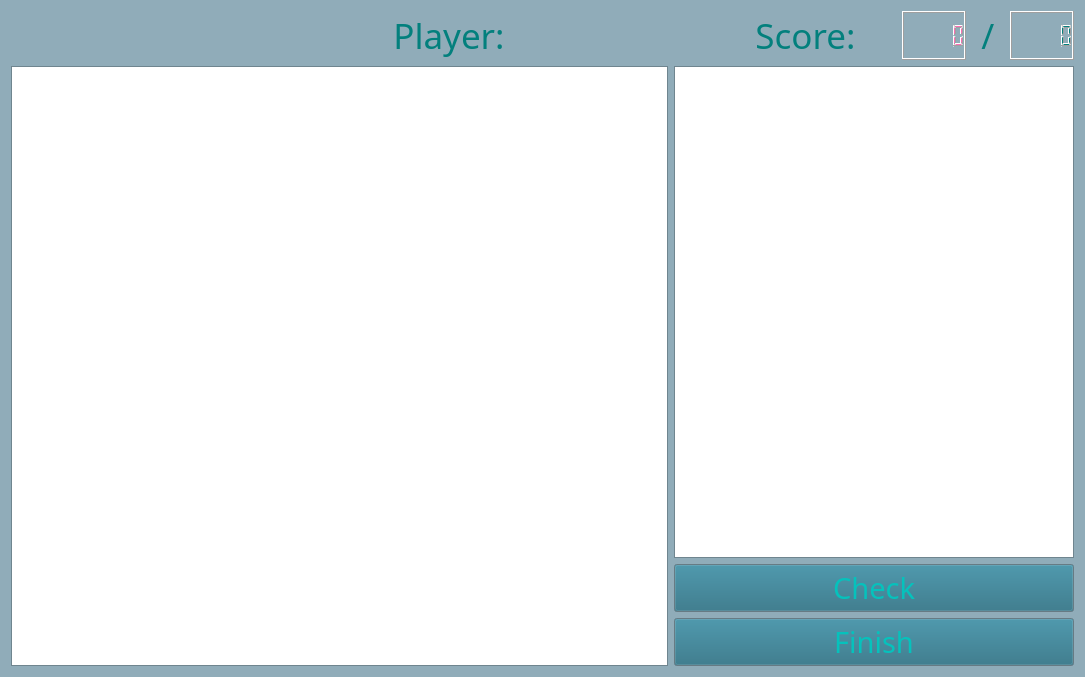
<?xml version="1.0" encoding="UTF-8"?>
<ui version="4.0">
 <class>gameWindow</class>
 <widget class="QWidget" name="gameWindow">
  <property name="geometry">
   <rect>
    <x>0</x>
    <y>0</y>
    <width>1085</width>
    <height>677</height>
   </rect>
  </property>
  <property name="palette">
   <palette>
    <active>
     <colorrole role="Base">
      <brush brushstyle="SolidPattern">
       <color alpha="255">
        <red>255</red>
        <green>255</green>
        <blue>255</blue>
       </color>
      </brush>
     </colorrole>
     <colorrole role="Window">
      <brush brushstyle="SolidPattern">
       <color alpha="255">
        <red>144</red>
        <green>172</green>
        <blue>185</blue>
       </color>
      </brush>
     </colorrole>
    </active>
    <inactive>
     <colorrole role="Base">
      <brush brushstyle="SolidPattern">
       <color alpha="255">
        <red>255</red>
        <green>255</green>
        <blue>255</blue>
       </color>
      </brush>
     </colorrole>
     <colorrole role="Window">
      <brush brushstyle="SolidPattern">
       <color alpha="255">
        <red>144</red>
        <green>172</green>
        <blue>185</blue>
       </color>
      </brush>
     </colorrole>
    </inactive>
    <disabled>
     <colorrole role="Base">
      <brush brushstyle="SolidPattern">
       <color alpha="255">
        <red>144</red>
        <green>172</green>
        <blue>185</blue>
       </color>
      </brush>
     </colorrole>
     <colorrole role="Window">
      <brush brushstyle="SolidPattern">
       <color alpha="255">
        <red>144</red>
        <green>172</green>
        <blue>185</blue>
       </color>
      </brush>
     </colorrole>
    </disabled>
   </palette>
  </property>
  <property name="windowTitle">
   <string>crossword</string>
  </property>
  <layout class="QGridLayout" name="gridLayout">
   <item row="0" column="0">
    <layout class="QVBoxLayout" name="verticalLayout_4">
     <item>
      <layout class="QHBoxLayout" name="horizontalLayout_4">
       <item>
        <widget class="QLabel" name="crosswordNameLbl">
         <property name="palette">
          <palette>
           <active>
            <colorrole role="WindowText">
             <brush brushstyle="SolidPattern">
              <color alpha="255">
               <red>251</red>
               <green>110</green>
               <blue>181</blue>
              </color>
             </brush>
            </colorrole>
            <colorrole role="Base">
             <brush brushstyle="SolidPattern">
              <color alpha="255">
               <red>255</red>
               <green>255</green>
               <blue>255</blue>
              </color>
             </brush>
            </colorrole>
            <colorrole role="Window">
             <brush brushstyle="SolidPattern">
              <color alpha="255">
               <red>144</red>
               <green>172</green>
               <blue>185</blue>
              </color>
             </brush>
            </colorrole>
           </active>
           <inactive>
            <colorrole role="WindowText">
             <brush brushstyle="SolidPattern">
              <color alpha="255">
               <red>251</red>
               <green>110</green>
               <blue>181</blue>
              </color>
             </brush>
            </colorrole>
            <colorrole role="Base">
             <brush brushstyle="SolidPattern">
              <color alpha="255">
               <red>255</red>
               <green>255</green>
               <blue>255</blue>
              </color>
             </brush>
            </colorrole>
            <colorrole role="Window">
             <brush brushstyle="SolidPattern">
              <color alpha="255">
               <red>144</red>
               <green>172</green>
               <blue>185</blue>
              </color>
             </brush>
            </colorrole>
           </inactive>
           <disabled>
            <colorrole role="WindowText">
             <brush brushstyle="SolidPattern">
              <color alpha="255">
               <red>120</red>
               <green>120</green>
               <blue>120</blue>
              </color>
             </brush>
            </colorrole>
            <colorrole role="Base">
             <brush brushstyle="SolidPattern">
              <color alpha="255">
               <red>144</red>
               <green>172</green>
               <blue>185</blue>
              </color>
             </brush>
            </colorrole>
            <colorrole role="Window">
             <brush brushstyle="SolidPattern">
              <color alpha="255">
               <red>144</red>
               <green>172</green>
               <blue>185</blue>
              </color>
             </brush>
            </colorrole>
           </disabled>
          </palette>
         </property>
         <property name="font">
          <font>
           <family>Cooper Black</family>
           <pointsize>26</pointsize>
          </font>
         </property>
         <property name="text">
          <string/>
         </property>
         <property name="alignment">
          <set>Qt::AlignCenter</set>
         </property>
        </widget>
       </item>
       <item>
        <layout class="QHBoxLayout" name="horizontalLayout_3">
         <item>
          <widget class="QLabel" name="playerTxtLbl">
           <property name="palette">
            <palette>
             <active>
              <colorrole role="WindowText">
               <brush brushstyle="SolidPattern">
                <color alpha="255">
                 <red>3</red>
                 <green>128</green>
                 <blue>125</blue>
                </color>
               </brush>
              </colorrole>
              <colorrole role="Base">
               <brush brushstyle="SolidPattern">
                <color alpha="255">
                 <red>255</red>
                 <green>255</green>
                 <blue>255</blue>
                </color>
               </brush>
              </colorrole>
              <colorrole role="Window">
               <brush brushstyle="SolidPattern">
                <color alpha="255">
                 <red>144</red>
                 <green>172</green>
                 <blue>185</blue>
                </color>
               </brush>
              </colorrole>
             </active>
             <inactive>
              <colorrole role="WindowText">
               <brush brushstyle="SolidPattern">
                <color alpha="255">
                 <red>3</red>
                 <green>128</green>
                 <blue>125</blue>
                </color>
               </brush>
              </colorrole>
              <colorrole role="Base">
               <brush brushstyle="SolidPattern">
                <color alpha="255">
                 <red>255</red>
                 <green>255</green>
                 <blue>255</blue>
                </color>
               </brush>
              </colorrole>
              <colorrole role="Window">
               <brush brushstyle="SolidPattern">
                <color alpha="255">
                 <red>144</red>
                 <green>172</green>
                 <blue>185</blue>
                </color>
               </brush>
              </colorrole>
             </inactive>
             <disabled>
              <colorrole role="WindowText">
               <brush brushstyle="SolidPattern">
                <color alpha="255">
                 <red>120</red>
                 <green>120</green>
                 <blue>120</blue>
                </color>
               </brush>
              </colorrole>
              <colorrole role="Base">
               <brush brushstyle="SolidPattern">
                <color alpha="255">
                 <red>144</red>
                 <green>172</green>
                 <blue>185</blue>
                </color>
               </brush>
              </colorrole>
              <colorrole role="Window">
               <brush brushstyle="SolidPattern">
                <color alpha="255">
                 <red>144</red>
                 <green>172</green>
                 <blue>185</blue>
                </color>
               </brush>
              </colorrole>
             </disabled>
            </palette>
           </property>
           <property name="font">
            <font>
             <family>Cooper Black</family>
             <pointsize>26</pointsize>
            </font>
           </property>
           <property name="text">
            <string>Player: </string>
           </property>
           <property name="alignment">
            <set>Qt::AlignCenter</set>
           </property>
          </widget>
         </item>
         <item>
          <widget class="QLabel" name="playerNameLbl">
           <property name="palette">
            <palette>
             <active>
              <colorrole role="WindowText">
               <brush brushstyle="SolidPattern">
                <color alpha="255">
                 <red>251</red>
                 <green>110</green>
                 <blue>181</blue>
                </color>
               </brush>
              </colorrole>
              <colorrole role="Base">
               <brush brushstyle="SolidPattern">
                <color alpha="255">
                 <red>255</red>
                 <green>255</green>
                 <blue>255</blue>
                </color>
               </brush>
              </colorrole>
              <colorrole role="Window">
               <brush brushstyle="SolidPattern">
                <color alpha="255">
                 <red>144</red>
                 <green>172</green>
                 <blue>185</blue>
                </color>
               </brush>
              </colorrole>
             </active>
             <inactive>
              <colorrole role="WindowText">
               <brush brushstyle="SolidPattern">
                <color alpha="255">
                 <red>251</red>
                 <green>110</green>
                 <blue>181</blue>
                </color>
               </brush>
              </colorrole>
              <colorrole role="Base">
               <brush brushstyle="SolidPattern">
                <color alpha="255">
                 <red>255</red>
                 <green>255</green>
                 <blue>255</blue>
                </color>
               </brush>
              </colorrole>
              <colorrole role="Window">
               <brush brushstyle="SolidPattern">
                <color alpha="255">
                 <red>144</red>
                 <green>172</green>
                 <blue>185</blue>
                </color>
               </brush>
              </colorrole>
             </inactive>
             <disabled>
              <colorrole role="WindowText">
               <brush brushstyle="SolidPattern">
                <color alpha="255">
                 <red>120</red>
                 <green>120</green>
                 <blue>120</blue>
                </color>
               </brush>
              </colorrole>
              <colorrole role="Base">
               <brush brushstyle="SolidPattern">
                <color alpha="255">
                 <red>144</red>
                 <green>172</green>
                 <blue>185</blue>
                </color>
               </brush>
              </colorrole>
              <colorrole role="Window">
               <brush brushstyle="SolidPattern">
                <color alpha="255">
                 <red>144</red>
                 <green>172</green>
                 <blue>185</blue>
                </color>
               </brush>
              </colorrole>
             </disabled>
            </palette>
           </property>
           <property name="font">
            <font>
             <family>Cooper Black</family>
             <pointsize>26</pointsize>
            </font>
           </property>
           <property name="text">
            <string/>
           </property>
           <property name="alignment">
            <set>Qt::AlignCenter</set>
           </property>
          </widget>
         </item>
        </layout>
       </item>
       <item>
        <layout class="QHBoxLayout" name="horizontalLayout_2">
         <item>
          <widget class="QLabel" name="scoreTxtLbl">
           <property name="palette">
            <palette>
             <active>
              <colorrole role="WindowText">
               <brush brushstyle="SolidPattern">
                <color alpha="255">
                 <red>3</red>
                 <green>128</green>
                 <blue>125</blue>
                </color>
               </brush>
              </colorrole>
              <colorrole role="Base">
               <brush brushstyle="SolidPattern">
                <color alpha="255">
                 <red>255</red>
                 <green>255</green>
                 <blue>255</blue>
                </color>
               </brush>
              </colorrole>
              <colorrole role="Window">
               <brush brushstyle="SolidPattern">
                <color alpha="255">
                 <red>144</red>
                 <green>172</green>
                 <blue>185</blue>
                </color>
               </brush>
              </colorrole>
             </active>
             <inactive>
              <colorrole role="WindowText">
               <brush brushstyle="SolidPattern">
                <color alpha="255">
                 <red>3</red>
                 <green>128</green>
                 <blue>125</blue>
                </color>
               </brush>
              </colorrole>
              <colorrole role="Base">
               <brush brushstyle="SolidPattern">
                <color alpha="255">
                 <red>255</red>
                 <green>255</green>
                 <blue>255</blue>
                </color>
               </brush>
              </colorrole>
              <colorrole role="Window">
               <brush brushstyle="SolidPattern">
                <color alpha="255">
                 <red>144</red>
                 <green>172</green>
                 <blue>185</blue>
                </color>
               </brush>
              </colorrole>
             </inactive>
             <disabled>
              <colorrole role="WindowText">
               <brush brushstyle="SolidPattern">
                <color alpha="255">
                 <red>120</red>
                 <green>120</green>
                 <blue>120</blue>
                </color>
               </brush>
              </colorrole>
              <colorrole role="Base">
               <brush brushstyle="SolidPattern">
                <color alpha="255">
                 <red>144</red>
                 <green>172</green>
                 <blue>185</blue>
                </color>
               </brush>
              </colorrole>
              <colorrole role="Window">
               <brush brushstyle="SolidPattern">
                <color alpha="255">
                 <red>144</red>
                 <green>172</green>
                 <blue>185</blue>
                </color>
               </brush>
              </colorrole>
             </disabled>
            </palette>
           </property>
           <property name="font">
            <font>
             <family>Cooper Black</family>
             <pointsize>26</pointsize>
            </font>
           </property>
           <property name="text">
            <string>Score: </string>
           </property>
           <property name="alignment">
            <set>Qt::AlignCenter</set>
           </property>
          </widget>
         </item>
         <item>
          <layout class="QHBoxLayout" name="horizontalLayout">
           <item>
            <widget class="QLCDNumber" name="lcdNumber">
             <property name="palette">
              <palette>
               <active>
                <colorrole role="WindowText">
                 <brush brushstyle="SolidPattern">
                  <color alpha="255">
                   <red>251</red>
                   <green>110</green>
                   <blue>181</blue>
                  </color>
                 </brush>
                </colorrole>
                <colorrole role="Base">
                 <brush brushstyle="SolidPattern">
                  <color alpha="255">
                   <red>255</red>
                   <green>255</green>
                   <blue>255</blue>
                  </color>
                 </brush>
                </colorrole>
                <colorrole role="Window">
                 <brush brushstyle="SolidPattern">
                  <color alpha="255">
                   <red>3</red>
                   <green>128</green>
                   <blue>125</blue>
                  </color>
                 </brush>
                </colorrole>
               </active>
               <inactive>
                <colorrole role="WindowText">
                 <brush brushstyle="SolidPattern">
                  <color alpha="255">
                   <red>251</red>
                   <green>110</green>
                   <blue>181</blue>
                  </color>
                 </brush>
                </colorrole>
                <colorrole role="Base">
                 <brush brushstyle="SolidPattern">
                  <color alpha="255">
                   <red>255</red>
                   <green>255</green>
                   <blue>255</blue>
                  </color>
                 </brush>
                </colorrole>
                <colorrole role="Window">
                 <brush brushstyle="SolidPattern">
                  <color alpha="255">
                   <red>3</red>
                   <green>128</green>
                   <blue>125</blue>
                  </color>
                 </brush>
                </colorrole>
               </inactive>
               <disabled>
                <colorrole role="WindowText">
                 <brush brushstyle="SolidPattern">
                  <color alpha="255">
                   <red>120</red>
                   <green>120</green>
                   <blue>120</blue>
                  </color>
                 </brush>
                </colorrole>
                <colorrole role="Base">
                 <brush brushstyle="SolidPattern">
                  <color alpha="255">
                   <red>3</red>
                   <green>128</green>
                   <blue>125</blue>
                  </color>
                 </brush>
                </colorrole>
                <colorrole role="Window">
                 <brush brushstyle="SolidPattern">
                  <color alpha="255">
                   <red>3</red>
                   <green>128</green>
                   <blue>125</blue>
                  </color>
                 </brush>
                </colorrole>
               </disabled>
              </palette>
             </property>
            </widget>
           </item>
           <item>
            <widget class="QLabel" name="dashTxtLbl">
             <property name="palette">
              <palette>
               <active>
                <colorrole role="WindowText">
                 <brush brushstyle="SolidPattern">
                  <color alpha="255">
                   <red>3</red>
                   <green>128</green>
                   <blue>125</blue>
                  </color>
                 </brush>
                </colorrole>
                <colorrole role="Base">
                 <brush brushstyle="SolidPattern">
                  <color alpha="255">
                   <red>255</red>
                   <green>255</green>
                   <blue>255</blue>
                  </color>
                 </brush>
                </colorrole>
                <colorrole role="Window">
                 <brush brushstyle="SolidPattern">
                  <color alpha="255">
                   <red>144</red>
                   <green>172</green>
                   <blue>185</blue>
                  </color>
                 </brush>
                </colorrole>
               </active>
               <inactive>
                <colorrole role="WindowText">
                 <brush brushstyle="SolidPattern">
                  <color alpha="255">
                   <red>3</red>
                   <green>128</green>
                   <blue>125</blue>
                  </color>
                 </brush>
                </colorrole>
                <colorrole role="Base">
                 <brush brushstyle="SolidPattern">
                  <color alpha="255">
                   <red>255</red>
                   <green>255</green>
                   <blue>255</blue>
                  </color>
                 </brush>
                </colorrole>
                <colorrole role="Window">
                 <brush brushstyle="SolidPattern">
                  <color alpha="255">
                   <red>144</red>
                   <green>172</green>
                   <blue>185</blue>
                  </color>
                 </brush>
                </colorrole>
               </inactive>
               <disabled>
                <colorrole role="WindowText">
                 <brush brushstyle="SolidPattern">
                  <color alpha="255">
                   <red>120</red>
                   <green>120</green>
                   <blue>120</blue>
                  </color>
                 </brush>
                </colorrole>
                <colorrole role="Base">
                 <brush brushstyle="SolidPattern">
                  <color alpha="255">
                   <red>144</red>
                   <green>172</green>
                   <blue>185</blue>
                  </color>
                 </brush>
                </colorrole>
                <colorrole role="Window">
                 <brush brushstyle="SolidPattern">
                  <color alpha="255">
                   <red>144</red>
                   <green>172</green>
                   <blue>185</blue>
                  </color>
                 </brush>
                </colorrole>
               </disabled>
              </palette>
             </property>
             <property name="font">
              <font>
               <family>Cooper Black</family>
               <pointsize>26</pointsize>
              </font>
             </property>
             <property name="text">
              <string>/</string>
             </property>
             <property name="alignment">
              <set>Qt::AlignCenter</set>
             </property>
            </widget>
           </item>
           <item>
            <widget class="QLCDNumber" name="lcdNumber_2">
             <property name="palette">
              <palette>
               <active>
                <colorrole role="WindowText">
                 <brush brushstyle="SolidPattern">
                  <color alpha="255">
                   <red>3</red>
                   <green>128</green>
                   <blue>125</blue>
                  </color>
                 </brush>
                </colorrole>
                <colorrole role="Base">
                 <brush brushstyle="SolidPattern">
                  <color alpha="255">
                   <red>255</red>
                   <green>255</green>
                   <blue>255</blue>
                  </color>
                 </brush>
                </colorrole>
                <colorrole role="Window">
                 <brush brushstyle="SolidPattern">
                  <color alpha="255">
                   <red>144</red>
                   <green>172</green>
                   <blue>185</blue>
                  </color>
                 </brush>
                </colorrole>
               </active>
               <inactive>
                <colorrole role="WindowText">
                 <brush brushstyle="SolidPattern">
                  <color alpha="255">
                   <red>3</red>
                   <green>128</green>
                   <blue>125</blue>
                  </color>
                 </brush>
                </colorrole>
                <colorrole role="Base">
                 <brush brushstyle="SolidPattern">
                  <color alpha="255">
                   <red>255</red>
                   <green>255</green>
                   <blue>255</blue>
                  </color>
                 </brush>
                </colorrole>
                <colorrole role="Window">
                 <brush brushstyle="SolidPattern">
                  <color alpha="255">
                   <red>144</red>
                   <green>172</green>
                   <blue>185</blue>
                  </color>
                 </brush>
                </colorrole>
               </inactive>
               <disabled>
                <colorrole role="WindowText">
                 <brush brushstyle="SolidPattern">
                  <color alpha="255">
                   <red>120</red>
                   <green>120</green>
                   <blue>120</blue>
                  </color>
                 </brush>
                </colorrole>
                <colorrole role="Base">
                 <brush brushstyle="SolidPattern">
                  <color alpha="255">
                   <red>144</red>
                   <green>172</green>
                   <blue>185</blue>
                  </color>
                 </brush>
                </colorrole>
                <colorrole role="Window">
                 <brush brushstyle="SolidPattern">
                  <color alpha="255">
                   <red>144</red>
                   <green>172</green>
                   <blue>185</blue>
                  </color>
                 </brush>
                </colorrole>
               </disabled>
              </palette>
             </property>
            </widget>
           </item>
          </layout>
         </item>
        </layout>
       </item>
      </layout>
     </item>
     <item>
      <layout class="QHBoxLayout" name="horizontalLayout_5">
       <item>
        <layout class="QVBoxLayout" name="verticalLayout_3">
         <item>
          <widget class="QTableWidget" name="gameTable"/>
         </item>
        </layout>
       </item>
       <item>
        <layout class="QVBoxLayout" name="verticalLayout_2">
         <item>
          <widget class="QListWidget" name="questionList">
           <property name="sizePolicy">
            <sizepolicy hsizetype="Preferred" vsizetype="Expanding">
             <horstretch>0</horstretch>
             <verstretch>0</verstretch>
            </sizepolicy>
           </property>
           <property name="font">
            <font>
             <family>Segoe UI Symbol</family>
             <pointsize>18</pointsize>
            </font>
           </property>
          </widget>
         </item>
         <item>
          <layout class="QVBoxLayout" name="verticalLayout">
           <item>
            <widget class="QPushButton" name="checkBtn">
             <property name="sizePolicy">
              <sizepolicy hsizetype="Preferred" vsizetype="Fixed">
               <horstretch>0</horstretch>
               <verstretch>0</verstretch>
              </sizepolicy>
             </property>
             <property name="minimumSize">
              <size>
               <width>400</width>
               <height>0</height>
              </size>
             </property>
             <property name="palette">
              <palette>
               <active>
                <colorrole role="WindowText">
                 <brush brushstyle="SolidPattern">
                  <color alpha="255">
                   <red>3</red>
                   <green>128</green>
                   <blue>125</blue>
                  </color>
                 </brush>
                </colorrole>
                <colorrole role="Button">
                 <brush brushstyle="SolidPattern">
                  <color alpha="255">
                   <red>35</red>
                   <green>106</green>
                   <blue>126</blue>
                  </color>
                 </brush>
                </colorrole>
                <colorrole role="ButtonText">
                 <brush brushstyle="SolidPattern">
                  <color alpha="255">
                   <red>5</red>
                   <green>194</green>
                   <blue>188</blue>
                  </color>
                 </brush>
                </colorrole>
                <colorrole role="Base">
                 <brush brushstyle="SolidPattern">
                  <color alpha="255">
                   <red>38</red>
                   <green>116</green>
                   <blue>138</blue>
                  </color>
                 </brush>
                </colorrole>
               </active>
               <inactive>
                <colorrole role="WindowText">
                 <brush brushstyle="SolidPattern">
                  <color alpha="255">
                   <red>3</red>
                   <green>128</green>
                   <blue>125</blue>
                  </color>
                 </brush>
                </colorrole>
                <colorrole role="Button">
                 <brush brushstyle="SolidPattern">
                  <color alpha="255">
                   <red>35</red>
                   <green>106</green>
                   <blue>126</blue>
                  </color>
                 </brush>
                </colorrole>
                <colorrole role="ButtonText">
                 <brush brushstyle="SolidPattern">
                  <color alpha="255">
                   <red>5</red>
                   <green>194</green>
                   <blue>188</blue>
                  </color>
                 </brush>
                </colorrole>
                <colorrole role="Base">
                 <brush brushstyle="SolidPattern">
                  <color alpha="255">
                   <red>38</red>
                   <green>116</green>
                   <blue>138</blue>
                  </color>
                 </brush>
                </colorrole>
               </inactive>
               <disabled>
                <colorrole role="WindowText">
                 <brush brushstyle="SolidPattern">
                  <color alpha="255">
                   <red>120</red>
                   <green>120</green>
                   <blue>120</blue>
                  </color>
                 </brush>
                </colorrole>
                <colorrole role="Button">
                 <brush brushstyle="SolidPattern">
                  <color alpha="255">
                   <red>35</red>
                   <green>106</green>
                   <blue>126</blue>
                  </color>
                 </brush>
                </colorrole>
                <colorrole role="ButtonText">
                 <brush brushstyle="SolidPattern">
                  <color alpha="255">
                   <red>120</red>
                   <green>120</green>
                   <blue>120</blue>
                  </color>
                 </brush>
                </colorrole>
                <colorrole role="Base">
                 <brush brushstyle="SolidPattern">
                  <color alpha="255">
                   <red>144</red>
                   <green>172</green>
                   <blue>185</blue>
                  </color>
                 </brush>
                </colorrole>
               </disabled>
              </palette>
             </property>
             <property name="font">
              <font>
               <family>Cooper Black</family>
               <pointsize>22</pointsize>
              </font>
             </property>
             <property name="text">
              <string>Check</string>
             </property>
            </widget>
           </item>
           <item>
            <widget class="QPushButton" name="finishBtn">
             <property name="sizePolicy">
              <sizepolicy hsizetype="Preferred" vsizetype="Fixed">
               <horstretch>0</horstretch>
               <verstretch>0</verstretch>
              </sizepolicy>
             </property>
             <property name="palette">
              <palette>
               <active>
                <colorrole role="WindowText">
                 <brush brushstyle="SolidPattern">
                  <color alpha="255">
                   <red>3</red>
                   <green>128</green>
                   <blue>125</blue>
                  </color>
                 </brush>
                </colorrole>
                <colorrole role="Button">
                 <brush brushstyle="SolidPattern">
                  <color alpha="255">
                   <red>35</red>
                   <green>106</green>
                   <blue>126</blue>
                  </color>
                 </brush>
                </colorrole>
                <colorrole role="ButtonText">
                 <brush brushstyle="SolidPattern">
                  <color alpha="255">
                   <red>5</red>
                   <green>194</green>
                   <blue>188</blue>
                  </color>
                 </brush>
                </colorrole>
                <colorrole role="Base">
                 <brush brushstyle="SolidPattern">
                  <color alpha="255">
                   <red>38</red>
                   <green>116</green>
                   <blue>138</blue>
                  </color>
                 </brush>
                </colorrole>
               </active>
               <inactive>
                <colorrole role="WindowText">
                 <brush brushstyle="SolidPattern">
                  <color alpha="255">
                   <red>3</red>
                   <green>128</green>
                   <blue>125</blue>
                  </color>
                 </brush>
                </colorrole>
                <colorrole role="Button">
                 <brush brushstyle="SolidPattern">
                  <color alpha="255">
                   <red>35</red>
                   <green>106</green>
                   <blue>126</blue>
                  </color>
                 </brush>
                </colorrole>
                <colorrole role="ButtonText">
                 <brush brushstyle="SolidPattern">
                  <color alpha="255">
                   <red>5</red>
                   <green>194</green>
                   <blue>188</blue>
                  </color>
                 </brush>
                </colorrole>
                <colorrole role="Base">
                 <brush brushstyle="SolidPattern">
                  <color alpha="255">
                   <red>38</red>
                   <green>116</green>
                   <blue>138</blue>
                  </color>
                 </brush>
                </colorrole>
               </inactive>
               <disabled>
                <colorrole role="WindowText">
                 <brush brushstyle="SolidPattern">
                  <color alpha="255">
                   <red>120</red>
                   <green>120</green>
                   <blue>120</blue>
                  </color>
                 </brush>
                </colorrole>
                <colorrole role="Button">
                 <brush brushstyle="SolidPattern">
                  <color alpha="255">
                   <red>35</red>
                   <green>106</green>
                   <blue>126</blue>
                  </color>
                 </brush>
                </colorrole>
                <colorrole role="ButtonText">
                 <brush brushstyle="SolidPattern">
                  <color alpha="255">
                   <red>120</red>
                   <green>120</green>
                   <blue>120</blue>
                  </color>
                 </brush>
                </colorrole>
                <colorrole role="Base">
                 <brush brushstyle="SolidPattern">
                  <color alpha="255">
                   <red>144</red>
                   <green>172</green>
                   <blue>185</blue>
                  </color>
                 </brush>
                </colorrole>
               </disabled>
              </palette>
             </property>
             <property name="font">
              <font>
               <family>Cooper Black</family>
               <pointsize>22</pointsize>
              </font>
             </property>
             <property name="text">
              <string>Finish</string>
             </property>
            </widget>
           </item>
          </layout>
         </item>
        </layout>
       </item>
      </layout>
     </item>
    </layout>
   </item>
  </layout>
 </widget>
 <resources/>
 <connections/>
</ui>
